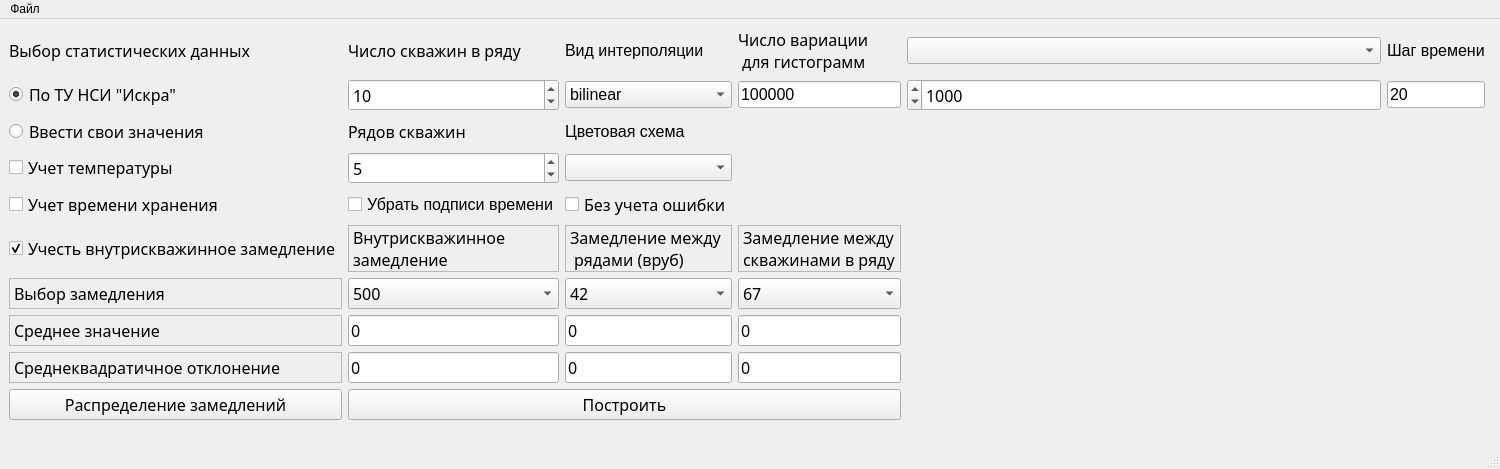
<?xml version="1.0" encoding="UTF-8"?>
<ui version="4.0">
 <class>MainWindow</class>
 <widget class="QMainWindow" name="MainWindow">
  <property name="geometry">
   <rect>
    <x>0</x>
    <y>0</y>
    <width>1321</width>
    <height>419</height>
   </rect>
  </property>
  <property name="windowTitle">
   <string>MainWindow</string>
  </property>
  <property name="toolTip">
   <string notr="true"/>
  </property>
  <property name="tabShape">
   <enum>QTabWidget::Triangular</enum>
  </property>
  <widget class="QWidget" name="centralwidget">
   <property name="statusTip">
    <string notr="true"/>
   </property>
   <layout class="QGridLayout" name="gridLayout">
    <item row="13" column="0" rowspan="4" colspan="4">
     <widget class="QWidget" name="mplWidget" native="true">
      <property name="font">
       <font>
        <family>Copperplate Gothic Bold</family>
        <pointsize>12</pointsize>
        <weight>50</weight>
        <bold>false</bold>
       </font>
      </property>
      <property name="contextMenuPolicy">
       <enum>Qt::NoContextMenu</enum>
      </property>
      <property name="autoFillBackground">
       <bool>true</bool>
      </property>
     </widget>
    </item>
    <item row="15" column="7" rowspan="2">
     <widget class="QWidget" name="mplWidget_3" native="true">
      <property name="tabletTracking">
       <bool>false</bool>
      </property>
      <property name="autoFillBackground">
       <bool>true</bool>
      </property>
     </widget>
    </item>
    <item row="5" column="0">
     <widget class="QRadioButton" name="zheskyi">
      <property name="font">
       <font>
        <family>Copperplate Gothic Bold</family>
        <pointsize>12</pointsize>
        <weight>50</weight>
        <bold>false</bold>
       </font>
      </property>
      <property name="contextMenuPolicy">
       <enum>Qt::NoContextMenu</enum>
      </property>
      <property name="text">
       <string>Ввести свои значения</string>
      </property>
     </widget>
    </item>
    <item row="10" column="2">
     <widget class="QLineEdit" name="mid_vr">
      <property name="font">
       <font>
        <family>Copperplate Gothic Bold</family>
        <pointsize>12</pointsize>
        <weight>50</weight>
        <bold>false</bold>
       </font>
      </property>
      <property name="contextMenuPolicy">
       <enum>Qt::NoContextMenu</enum>
      </property>
      <property name="text">
       <string>0</string>
      </property>
     </widget>
    </item>
    <item row="5" column="1">
     <widget class="QLabel" name="label_6">
      <property name="font">
       <font>
        <family>Copperplate Gothic Bold</family>
        <pointsize>12</pointsize>
        <weight>50</weight>
        <bold>false</bold>
       </font>
      </property>
      <property name="contextMenuPolicy">
       <enum>Qt::NoContextMenu</enum>
      </property>
      <property name="text">
       <string>Рядов скважин</string>
      </property>
     </widget>
    </item>
    <item row="2" column="0">
     <widget class="QLabel" name="label_9">
      <property name="font">
       <font>
        <family>Copperplate Gothic Bold</family>
        <pointsize>12</pointsize>
        <weight>50</weight>
        <bold>false</bold>
       </font>
      </property>
      <property name="focusPolicy">
       <enum>Qt::StrongFocus</enum>
      </property>
      <property name="contextMenuPolicy">
       <enum>Qt::NoContextMenu</enum>
      </property>
      <property name="acceptDrops">
       <bool>false</bool>
      </property>
      <property name="toolTip">
       <string notr="true"/>
      </property>
      <property name="statusTip">
       <string notr="true"/>
      </property>
      <property name="whatsThis">
       <string notr="true"/>
      </property>
      <property name="text">
       <string>Выбор статистических данных</string>
      </property>
     </widget>
    </item>
    <item row="4" column="1">
     <widget class="QSpinBox" name="wels">
      <property name="font">
       <font>
        <family>Copperplate Gothic Bold</family>
        <pointsize>12</pointsize>
        <weight>50</weight>
        <bold>false</bold>
       </font>
      </property>
      <property name="contextMenuPolicy">
       <enum>Qt::NoContextMenu</enum>
      </property>
      <property name="minimum">
       <number>1</number>
      </property>
      <property name="maximum">
       <number>10000</number>
      </property>
      <property name="value">
       <number>10</number>
      </property>
     </widget>
    </item>
    <item row="6" column="1">
     <widget class="QSpinBox" name="rows">
      <property name="font">
       <font>
        <family>Copperplate Gothic Bold</family>
        <pointsize>12</pointsize>
        <weight>50</weight>
        <bold>false</bold>
       </font>
      </property>
      <property name="contextMenuPolicy">
       <enum>Qt::NoContextMenu</enum>
      </property>
      <property name="minimum">
       <number>3</number>
      </property>
      <property name="maximum">
       <number>10000</number>
      </property>
      <property name="value">
       <number>5</number>
      </property>
      <property name="displayIntegerBase">
       <number>10</number>
      </property>
     </widget>
    </item>
    <item row="2" column="1">
     <widget class="QLabel" name="label_7">
      <property name="font">
       <font>
        <family>Copperplate Gothic Bold</family>
        <pointsize>12</pointsize>
        <weight>50</weight>
        <bold>false</bold>
       </font>
      </property>
      <property name="contextMenuPolicy">
       <enum>Qt::NoContextMenu</enum>
      </property>
      <property name="text">
       <string>Число скважин в ряду</string>
      </property>
     </widget>
    </item>
    <item row="2" column="2">
     <widget class="QLabel" name="label">
      <property name="font">
       <font>
        <pointsize>12</pointsize>
       </font>
      </property>
      <property name="text">
       <string>Вид интерполяции</string>
      </property>
     </widget>
    </item>
    <item row="4" column="0">
     <widget class="QRadioButton" name="poty">
      <property name="font">
       <font>
        <family>Copperplate Gothic Bold</family>
        <pointsize>12</pointsize>
        <weight>50</weight>
        <bold>false</bold>
       </font>
      </property>
      <property name="contextMenuPolicy">
       <enum>Qt::NoContextMenu</enum>
      </property>
      <property name="text">
       <string>По ТУ НСИ &quot;Искра&quot;</string>
      </property>
      <property name="checked">
       <bool>true</bool>
      </property>
     </widget>
    </item>
    <item row="5" column="2">
     <widget class="QLabel" name="label_2">
      <property name="font">
       <font>
        <pointsize>12</pointsize>
       </font>
      </property>
      <property name="text">
       <string>Цветовая схема</string>
      </property>
     </widget>
    </item>
    <item row="6" column="2">
     <widget class="QComboBox" name="cmap">
      <property name="font">
       <font>
        <pointsize>12</pointsize>
       </font>
      </property>
     </widget>
    </item>
    <item row="8" column="1">
     <widget class="QLabel" name="label_3">
      <property name="font">
       <font>
        <family>Copperplate Gothic Bold</family>
        <pointsize>12</pointsize>
        <weight>50</weight>
        <bold>false</bold>
       </font>
      </property>
      <property name="contextMenuPolicy">
       <enum>Qt::NoContextMenu</enum>
      </property>
      <property name="frameShape">
       <enum>QFrame::StyledPanel</enum>
      </property>
      <property name="text">
       <string>Внутрискважинное
замедление</string>
      </property>
      <property name="textFormat">
       <enum>Qt::AutoText</enum>
      </property>
      <property name="scaledContents">
       <bool>false</bool>
      </property>
      <property name="wordWrap">
       <bool>true</bool>
      </property>
     </widget>
    </item>
    <item row="10" column="1">
     <widget class="QLineEdit" name="mid_in">
      <property name="font">
       <font>
        <family>Copperplate Gothic Bold</family>
        <pointsize>12</pointsize>
        <weight>50</weight>
        <bold>false</bold>
       </font>
      </property>
      <property name="contextMenuPolicy">
       <enum>Qt::NoContextMenu</enum>
      </property>
      <property name="text">
       <string>0</string>
      </property>
     </widget>
    </item>
    <item row="11" column="2">
     <widget class="QLineEdit" name="sig_vr">
      <property name="font">
       <font>
        <family>Copperplate Gothic Bold</family>
        <pointsize>12</pointsize>
        <weight>50</weight>
        <bold>false</bold>
       </font>
      </property>
      <property name="contextMenuPolicy">
       <enum>Qt::NoContextMenu</enum>
      </property>
      <property name="text">
       <string>0</string>
      </property>
     </widget>
    </item>
    <item row="6" column="0">
     <widget class="QCheckBox" name="holod">
      <property name="font">
       <font>
        <family>Copperplate Gothic Bold</family>
        <pointsize>12</pointsize>
        <weight>50</weight>
        <bold>false</bold>
       </font>
      </property>
      <property name="contextMenuPolicy">
       <enum>Qt::NoContextMenu</enum>
      </property>
      <property name="toolTip">
       <string>Удваивает среднеквадратическое отклонение при отрицательной температуре</string>
      </property>
      <property name="toolTipDuration">
       <number>-1</number>
      </property>
      <property name="whatsThis">
       <string>Удваивает среднеквадратичные отклонения</string>
      </property>
      <property name="text">
       <string>Учет температуры</string>
      </property>
     </widget>
    </item>
    <item row="4" column="2">
     <widget class="QComboBox" name="interpol">
      <property name="font">
       <font>
        <family>Arial</family>
        <pointsize>12</pointsize>
        <weight>50</weight>
        <bold>false</bold>
       </font>
      </property>
      <item>
       <property name="text">
        <string>bilinear</string>
       </property>
      </item>
      <item>
       <property name="text">
        <string>none</string>
       </property>
      </item>
      <item>
       <property name="text">
        <string>antialiased</string>
       </property>
      </item>
      <item>
       <property name="text">
        <string>nearest</string>
       </property>
      </item>
      <item>
       <property name="text">
        <string>bicubic</string>
       </property>
      </item>
      <item>
       <property name="text">
        <string>spline16</string>
       </property>
      </item>
      <item>
       <property name="text">
        <string>spline36</string>
       </property>
      </item>
      <item>
       <property name="text">
        <string>hanning</string>
       </property>
      </item>
      <item>
       <property name="text">
        <string>hamming</string>
       </property>
      </item>
      <item>
       <property name="text">
        <string>hermite</string>
       </property>
      </item>
      <item>
       <property name="text">
        <string>kaiser</string>
       </property>
      </item>
      <item>
       <property name="text">
        <string>quadric</string>
       </property>
      </item>
      <item>
       <property name="text">
        <string>catrom</string>
       </property>
      </item>
      <item>
       <property name="text">
        <string>gaussian</string>
       </property>
      </item>
      <item>
       <property name="text">
        <string>bessel</string>
       </property>
      </item>
      <item>
       <property name="text">
        <string>mitchell</string>
       </property>
      </item>
      <item>
       <property name="text">
        <string>sinc</string>
       </property>
      </item>
      <item>
       <property name="text">
        <string>lanczos</string>
       </property>
      </item>
      <item>
       <property name="text">
        <string>blackman</string>
       </property>
      </item>
     </widget>
    </item>
    <item row="9" column="2">
     <widget class="QComboBox" name="vrub">
      <property name="font">
       <font>
        <family>Copperplate Gothic Bold</family>
        <pointsize>12</pointsize>
        <weight>50</weight>
        <bold>false</bold>
       </font>
      </property>
      <property name="contextMenuPolicy">
       <enum>Qt::NoContextMenu</enum>
      </property>
      <property name="currentIndex">
       <number>3</number>
      </property>
      <item>
       <property name="text">
        <string>0</string>
       </property>
      </item>
      <item>
       <property name="text">
        <string>17</string>
       </property>
      </item>
      <item>
       <property name="text">
        <string>25</string>
       </property>
      </item>
      <item>
       <property name="text">
        <string>42</string>
       </property>
      </item>
      <item>
       <property name="text">
        <string>67</string>
       </property>
      </item>
      <item>
       <property name="text">
        <string>109</string>
       </property>
      </item>
      <item>
       <property name="text">
        <string>176</string>
       </property>
      </item>
     </widget>
    </item>
    <item row="9" column="3">
     <widget class="QComboBox" name="esh">
      <property name="font">
       <font>
        <family>Copperplate Gothic Bold</family>
        <pointsize>12</pointsize>
        <weight>50</weight>
        <bold>false</bold>
       </font>
      </property>
      <property name="contextMenuPolicy">
       <enum>Qt::NoContextMenu</enum>
      </property>
      <property name="currentIndex">
       <number>4</number>
      </property>
      <item>
       <property name="text">
        <string>0</string>
       </property>
      </item>
      <item>
       <property name="text">
        <string>17</string>
       </property>
      </item>
      <item>
       <property name="text">
        <string>25</string>
       </property>
      </item>
      <item>
       <property name="text">
        <string>42</string>
       </property>
      </item>
      <item>
       <property name="text">
        <string>67</string>
       </property>
      </item>
      <item>
       <property name="text">
        <string>109</string>
       </property>
      </item>
      <item>
       <property name="text">
        <string>176</string>
       </property>
      </item>
     </widget>
    </item>
    <item row="11" column="3">
     <widget class="QLineEdit" name="sig_esh">
      <property name="font">
       <font>
        <family>Copperplate Gothic Bold</family>
        <pointsize>12</pointsize>
        <weight>50</weight>
        <bold>false</bold>
       </font>
      </property>
      <property name="contextMenuPolicy">
       <enum>Qt::NoContextMenu</enum>
      </property>
      <property name="text">
       <string>0</string>
      </property>
     </widget>
    </item>
    <item row="10" column="0">
     <widget class="QLabel" name="label_35">
      <property name="font">
       <font>
        <family>Copperplate Gothic Bold</family>
        <pointsize>12</pointsize>
        <weight>50</weight>
        <bold>false</bold>
       </font>
      </property>
      <property name="contextMenuPolicy">
       <enum>Qt::NoContextMenu</enum>
      </property>
      <property name="frameShape">
       <enum>QFrame::StyledPanel</enum>
      </property>
      <property name="text">
       <string>Среднее значение</string>
      </property>
     </widget>
    </item>
    <item row="9" column="0">
     <widget class="QLabel" name="label_16">
      <property name="font">
       <font>
        <family>Copperplate Gothic Bold</family>
        <pointsize>12</pointsize>
        <weight>50</weight>
        <bold>false</bold>
       </font>
      </property>
      <property name="contextMenuPolicy">
       <enum>Qt::NoContextMenu</enum>
      </property>
      <property name="frameShape">
       <enum>QFrame::StyledPanel</enum>
      </property>
      <property name="text">
       <string>Выбор замедления</string>
      </property>
     </widget>
    </item>
    <item row="11" column="1">
     <widget class="QLineEdit" name="sig_in">
      <property name="font">
       <font>
        <family>Copperplate Gothic Bold</family>
        <pointsize>12</pointsize>
        <weight>50</weight>
        <bold>false</bold>
       </font>
      </property>
      <property name="contextMenuPolicy">
       <enum>Qt::NoContextMenu</enum>
      </property>
      <property name="text">
       <string>0</string>
      </property>
     </widget>
    </item>
    <item row="8" column="3">
     <widget class="QLabel" name="label_40">
      <property name="font">
       <font>
        <family>Copperplate Gothic Bold</family>
        <pointsize>12</pointsize>
        <weight>50</weight>
        <bold>false</bold>
       </font>
      </property>
      <property name="contextMenuPolicy">
       <enum>Qt::NoContextMenu</enum>
      </property>
      <property name="frameShape">
       <enum>QFrame::StyledPanel</enum>
      </property>
      <property name="text">
       <string>Замедление между
скважинами в ряду</string>
      </property>
      <property name="textFormat">
       <enum>Qt::AutoText</enum>
      </property>
      <property name="scaledContents">
       <bool>false</bool>
      </property>
      <property name="wordWrap">
       <bool>true</bool>
      </property>
     </widget>
    </item>
    <item row="10" column="3">
     <widget class="QLineEdit" name="mid_esh">
      <property name="font">
       <font>
        <family>Copperplate Gothic Bold</family>
        <pointsize>12</pointsize>
        <weight>50</weight>
        <bold>false</bold>
       </font>
      </property>
      <property name="contextMenuPolicy">
       <enum>Qt::NoContextMenu</enum>
      </property>
      <property name="text">
       <string>0</string>
      </property>
     </widget>
    </item>
    <item row="11" column="0">
     <widget class="QLabel" name="label_11">
      <property name="font">
       <font>
        <family>Copperplate Gothic Bold</family>
        <pointsize>12</pointsize>
        <weight>50</weight>
        <bold>false</bold>
       </font>
      </property>
      <property name="contextMenuPolicy">
       <enum>Qt::NoContextMenu</enum>
      </property>
      <property name="frameShape">
       <enum>QFrame::StyledPanel</enum>
      </property>
      <property name="text">
       <string>&lt;html&gt;&lt;head/&gt;&lt;body&gt;&lt;p&gt;Среднеквадратичное отклонение  &lt;/p&gt;&lt;/body&gt;&lt;/html&gt;</string>
      </property>
     </widget>
    </item>
    <item row="8" column="0">
     <widget class="QCheckBox" name="ininsk">
      <property name="font">
       <font>
        <family>Copperplate Gothic Bold</family>
        <pointsize>12</pointsize>
        <weight>50</weight>
        <bold>false</bold>
       </font>
      </property>
      <property name="contextMenuPolicy">
       <enum>Qt::NoContextMenu</enum>
      </property>
      <property name="text">
       <string>Учесть внутрискважинное замедление</string>
      </property>
      <property name="checked">
       <bool>true</bool>
      </property>
     </widget>
    </item>
    <item row="9" column="1">
     <widget class="QComboBox" name="inskv">
      <property name="font">
       <font>
        <family>Copperplate Gothic Bold</family>
        <pointsize>12</pointsize>
        <weight>50</weight>
        <bold>false</bold>
       </font>
      </property>
      <property name="contextMenuPolicy">
       <enum>Qt::NoContextMenu</enum>
      </property>
      <property name="currentText">
       <string>500</string>
      </property>
      <property name="currentIndex">
       <number>15</number>
      </property>
      <property name="maxVisibleItems">
       <number>17</number>
      </property>
      <item>
       <property name="text">
        <string>0</string>
       </property>
      </item>
      <item>
       <property name="text">
        <string>25</string>
       </property>
      </item>
      <item>
       <property name="text">
        <string>50</string>
       </property>
      </item>
      <item>
       <property name="text">
        <string>75</string>
       </property>
      </item>
      <item>
       <property name="text">
        <string>100</string>
       </property>
      </item>
      <item>
       <property name="text">
        <string>125</string>
       </property>
      </item>
      <item>
       <property name="text">
        <string>150</string>
       </property>
      </item>
      <item>
       <property name="text">
        <string>175</string>
       </property>
      </item>
      <item>
       <property name="text">
        <string>200</string>
       </property>
      </item>
      <item>
       <property name="text">
        <string>225</string>
       </property>
      </item>
      <item>
       <property name="text">
        <string>250</string>
       </property>
      </item>
      <item>
       <property name="text">
        <string>300</string>
       </property>
      </item>
      <item>
       <property name="text">
        <string>350</string>
       </property>
      </item>
      <item>
       <property name="text">
        <string>400</string>
       </property>
      </item>
      <item>
       <property name="text">
        <string>450</string>
       </property>
      </item>
      <item>
       <property name="text">
        <string>500</string>
       </property>
      </item>
      <item>
       <property name="text">
        <string>750</string>
       </property>
      </item>
      <item>
       <property name="text">
        <string>1000</string>
       </property>
      </item>
     </widget>
    </item>
    <item row="7" column="2">
     <widget class="QCheckBox" name="no_miss">
      <property name="font">
       <font>
        <family>Copperplate Gothic Bold</family>
        <pointsize>12</pointsize>
        <weight>50</weight>
        <bold>false</bold>
       </font>
      </property>
      <property name="contextMenuPolicy">
       <enum>Qt::NoContextMenu</enum>
      </property>
      <property name="text">
       <string>Без учета ошибки</string>
      </property>
     </widget>
    </item>
    <item row="8" column="2">
     <widget class="QLabel" name="label_12">
      <property name="font">
       <font>
        <family>Copperplate Gothic Bold</family>
        <pointsize>12</pointsize>
        <weight>50</weight>
        <bold>false</bold>
       </font>
      </property>
      <property name="contextMenuPolicy">
       <enum>Qt::NoContextMenu</enum>
      </property>
      <property name="layoutDirection">
       <enum>Qt::LeftToRight</enum>
      </property>
      <property name="frameShape">
       <enum>QFrame::StyledPanel</enum>
      </property>
      <property name="frameShadow">
       <enum>QFrame::Plain</enum>
      </property>
      <property name="text">
       <string>Замедление между
 рядами (вруб)</string>
      </property>
      <property name="textFormat">
       <enum>Qt::AutoText</enum>
      </property>
      <property name="scaledContents">
       <bool>false</bool>
      </property>
      <property name="wordWrap">
       <bool>true</bool>
      </property>
     </widget>
    </item>
    <item row="7" column="0">
     <widget class="QCheckBox" name="checkTime">
      <property name="font">
       <font>
        <family>Copperplate Gothic Bold</family>
        <pointsize>12</pointsize>
        <weight>50</weight>
        <bold>false</bold>
       </font>
      </property>
      <property name="mouseTracking">
       <bool>false</bool>
      </property>
      <property name="focusPolicy">
       <enum>Qt::TabFocus</enum>
      </property>
      <property name="contextMenuPolicy">
       <enum>Qt::NoContextMenu</enum>
      </property>
      <property name="toolTip">
       <string>Удваивает среднеквадратическое отклонение при сроке хранения детонаторов &gt;0,5 лет</string>
      </property>
      <property name="toolTipDuration">
       <number>-1</number>
      </property>
      <property name="whatsThis">
       <string>&lt;html&gt;&lt;head/&gt;&lt;body&gt;&lt;p&gt;Удваивает среднеквадратичные отклонения&lt;/p&gt;&lt;/body&gt;&lt;/html&gt;</string>
      </property>
      <property name="text">
       <string>Учет времени хранения</string>
      </property>
     </widget>
    </item>
    <item row="7" column="1">
     <widget class="QCheckBox" name="memtext">
      <property name="font">
       <font>
        <pointsize>12</pointsize>
       </font>
      </property>
      <property name="text">
       <string>Убрать подписи времени</string>
      </property>
     </widget>
    </item>
    <item row="2" column="4" colspan="4">
     <widget class="QComboBox" name="sc3type">
      <property name="font">
       <font>
        <pointsize>12</pointsize>
       </font>
      </property>
      <property name="currentText">
       <string/>
      </property>
      <item>
       <property name="text">
        <string/>
       </property>
      </item>
      <item>
       <property name="text">
        <string>Окно времени</string>
       </property>
      </item>
      <item>
       <property name="text">
        <string>Разница между временем срабатывания соседних скважин</string>
       </property>
      </item>
      <item>
       <property name="text">
        <string>Количество скважин отработавших раньше времени</string>
       </property>
      </item>
     </widget>
    </item>
    <item row="4" column="4" colspan="4">
     <widget class="QSpinBox" name="montenumber">
      <property name="font">
       <font>
        <family>Lucida Sans</family>
        <pointsize>12</pointsize>
       </font>
      </property>
      <property name="contextMenuPolicy">
       <enum>Qt::NoContextMenu</enum>
      </property>
      <property name="layoutDirection">
       <enum>Qt::RightToLeft</enum>
      </property>
      <property name="buttonSymbols">
       <enum>QAbstractSpinBox::UpDownArrows</enum>
      </property>
      <property name="minimum">
       <number>1</number>
      </property>
      <property name="maximum">
       <number>1000000000</number>
      </property>
      <property name="singleStep">
       <number>100</number>
      </property>
      <property name="value">
       <number>1000</number>
      </property>
      <property name="displayIntegerBase">
       <number>10</number>
      </property>
     </widget>
    </item>
    <item row="12" column="1" colspan="3">
     <widget class="QPushButton" name="addButton">
      <property name="font">
       <font>
        <family>Copperplate Gothic Bold</family>
        <pointsize>12</pointsize>
        <weight>50</weight>
        <bold>false</bold>
       </font>
      </property>
      <property name="contextMenuPolicy">
       <enum>Qt::NoContextMenu</enum>
      </property>
      <property name="text">
       <string>Построить</string>
      </property>
     </widget>
    </item>
    <item row="12" column="0">
     <widget class="QPushButton" name="disctB">
      <property name="font">
       <font>
        <family>MS Reference Sans Serif</family>
        <pointsize>12</pointsize>
       </font>
      </property>
      <property name="text">
       <string>Распределение замедлений</string>
      </property>
     </widget>
    </item>
    <item row="5" column="4" rowspan="10" colspan="6">
     <widget class="QWidget" name="mplWidget_2" native="true">
      <property name="font">
       <font>
        <family>Copperplate Gothic Bold</family>
        <pointsize>12</pointsize>
        <weight>50</weight>
        <bold>false</bold>
       </font>
      </property>
      <property name="mouseTracking">
       <bool>false</bool>
      </property>
      <property name="contextMenuPolicy">
       <enum>Qt::NoContextMenu</enum>
      </property>
      <property name="autoFillBackground">
       <bool>true</bool>
      </property>
      <widget class="QLabel" name="montecarlo">
       <property name="geometry">
        <rect>
         <x>30</x>
         <y>790</y>
         <width>964</width>
         <height>31</height>
        </rect>
       </property>
       <property name="font">
        <font>
         <family>Comic Sans MS</family>
         <pointsize>12</pointsize>
         <weight>50</weight>
         <bold>false</bold>
        </font>
       </property>
       <property name="contextMenuPolicy">
        <enum>Qt::NoContextMenu</enum>
       </property>
       <property name="text">
        <string/>
       </property>
       <property name="wordWrap">
        <bool>true</bool>
       </property>
      </widget>
     </widget>
    </item>
    <item row="5" column="3" rowspan="3">
     <widget class="QLabel" name="label_5">
      <property name="font">
       <font>
        <family>Comic Sans MS</family>
        <pointsize>12</pointsize>
        <weight>50</weight>
        <bold>false</bold>
       </font>
      </property>
      <property name="contextMenuPolicy">
       <enum>Qt::NoContextMenu</enum>
      </property>
      <property name="text">
       <string/>
      </property>
     </widget>
    </item>
    <item row="2" column="3">
     <widget class="QLabel" name="label_4">
      <property name="font">
       <font>
        <family>Microsoft YaHei</family>
        <pointsize>12</pointsize>
       </font>
      </property>
      <property name="text">
       <string>Число вариации
 для гистограмм</string>
      </property>
     </widget>
    </item>
    <item row="4" column="3">
     <widget class="QLineEdit" name="dolg_2">
      <property name="font">
       <font>
        <pointsize>12</pointsize>
       </font>
      </property>
      <property name="text">
       <string>100000</string>
      </property>
     </widget>
    </item>
    <item row="2" column="8">
     <widget class="QLabel" name="label_8">
      <property name="font">
       <font>
        <pointsize>12</pointsize>
       </font>
      </property>
      <property name="text">
       <string>Шаг времени</string>
      </property>
     </widget>
    </item>
    <item row="4" column="8">
     <widget class="QLineEdit" name="time_step">
      <property name="font">
       <font>
        <pointsize>12</pointsize>
       </font>
      </property>
      <property name="text">
       <string>20</string>
      </property>
     </widget>
    </item>
   </layout>
  </widget>
  <widget class="QMenuBar" name="menubar">
   <property name="geometry">
    <rect>
     <x>0</x>
     <y>0</y>
     <width>1321</width>
     <height>21</height>
    </rect>
   </property>
   <widget class="QMenu" name="menu">
    <property name="title">
     <string>Файл</string>
    </property>
    <widget class="QMenu" name="menu_2">
     <property name="title">
      <string>Тонкие настройки</string>
     </property>
     <widget class="QMenu" name="menu_3">
      <property name="title">
       <string>Настройка графика числа скважин</string>
      </property>
      <addaction name="pcent"/>
      <addaction name="dol"/>
      <addaction name="logs"/>
     </widget>
     <addaction name="action_5"/>
     <addaction name="menu_3"/>
    </widget>
    <addaction name="savee"/>
    <addaction name="menu_2"/>
   </widget>
   <addaction name="menu"/>
  </widget>
  <widget class="QStatusBar" name="statusbar"/>
  <action name="savee">
   <property name="text">
    <string>Сохранить данные</string>
   </property>
   <property name="toolTip">
    <string>пока не работает</string>
   </property>
  </action>
  <action name="action_5">
   <property name="checkable">
    <bool>true</bool>
   </property>
   <property name="text">
    <string>Вруб вертикально</string>
   </property>
  </action>
  <action name="pcent">
   <property name="checkable">
    <bool>true</bool>
   </property>
   <property name="text">
    <string>В %</string>
   </property>
  </action>
  <action name="dol">
   <property name="checkable">
    <bool>true</bool>
   </property>
   <property name="text">
    <string>В долях</string>
   </property>
  </action>
  <action name="logs">
   <property name="checkable">
    <bool>true</bool>
   </property>
   <property name="text">
    <string>В логарифмическом масштабе</string>
   </property>
  </action>
  <action name="dolg">
   <property name="text">
    <string>Для гистограмм замедлений</string>
   </property>
  </action>
 </widget>
 <resources/>
 <connections/>
</ui>
